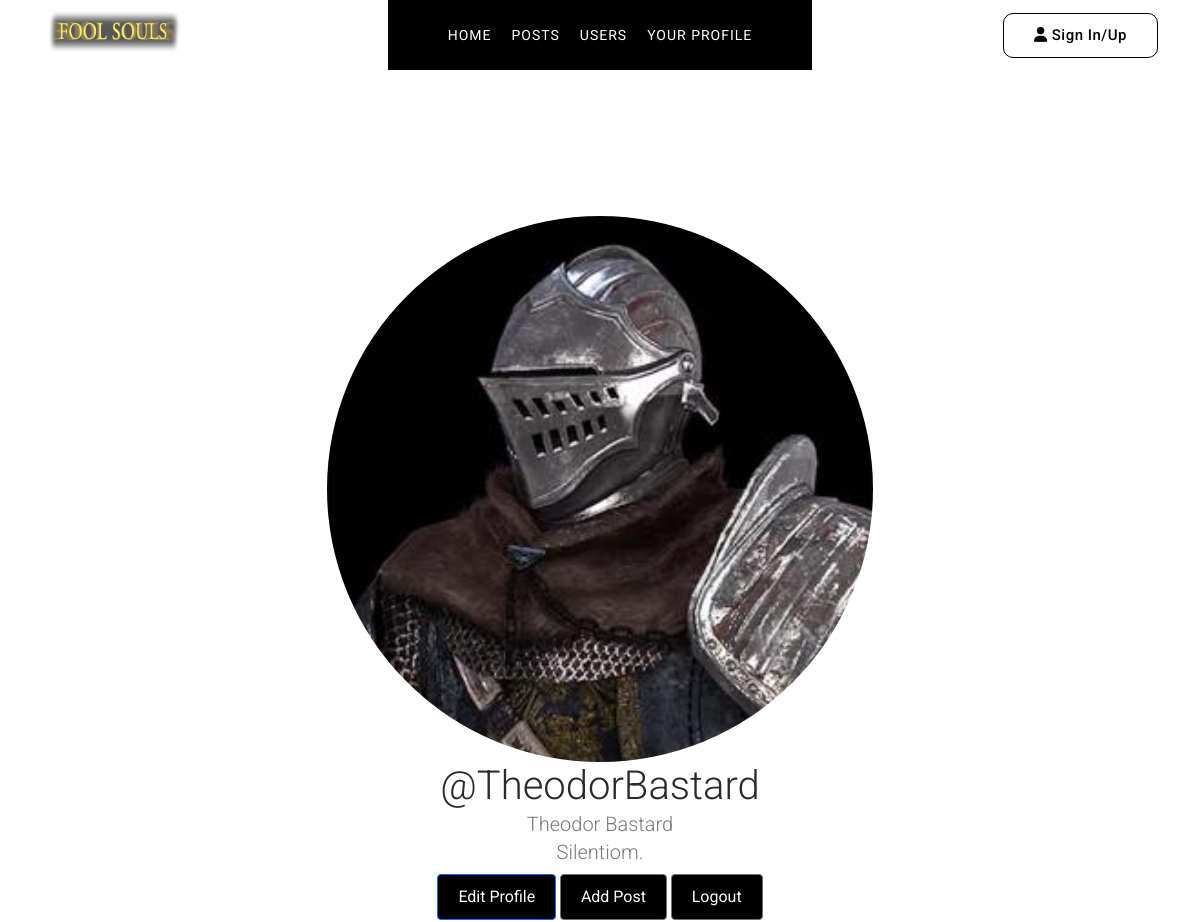
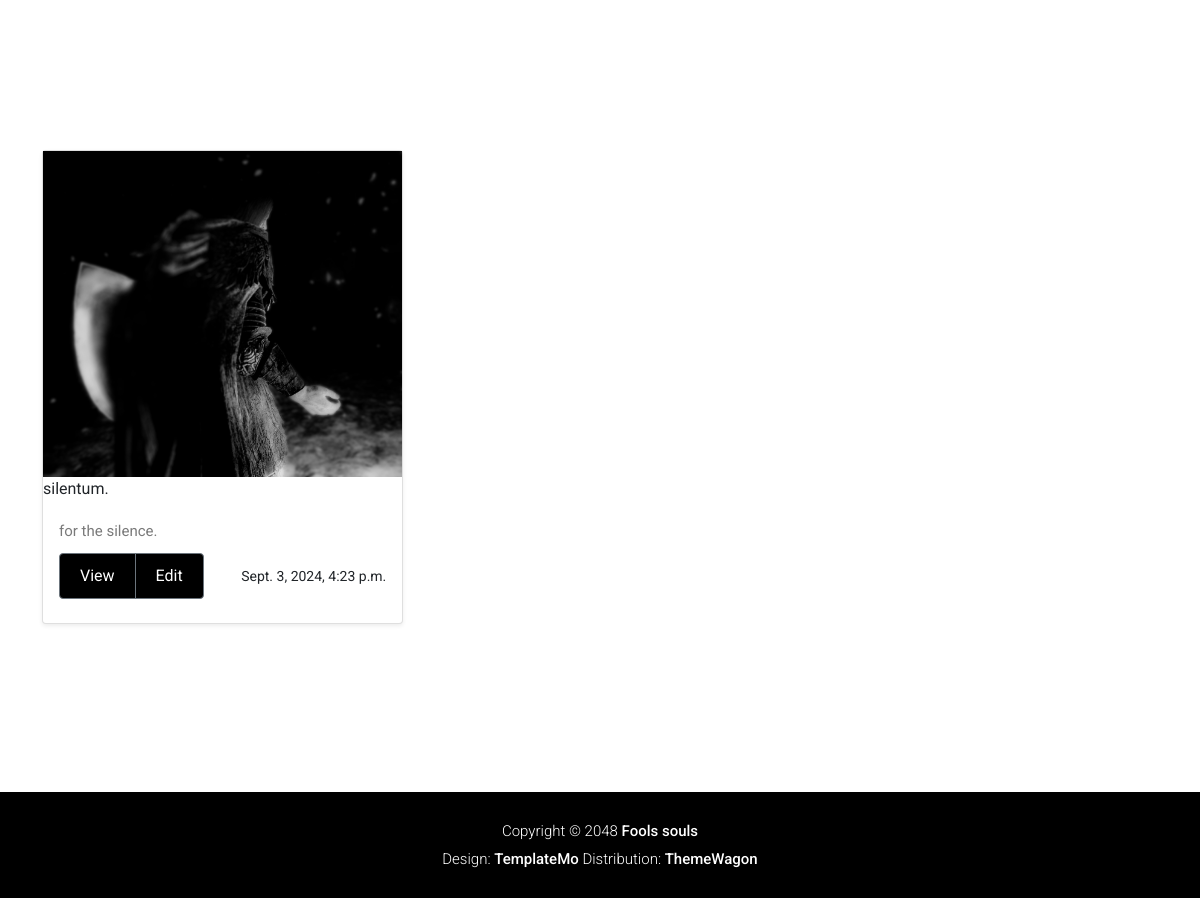
/accounts/profile/ (signed in), run on the app's committed database (2 pictures, top to bottom).
### accounts/models.py (models this page shows, shortened)
class Profile(models.Model):
    user = models.OneToOneField(User, on_delete=models.CASCADE)
    avatar = models.ImageField(
        default='avatar.jpg',
        upload_to='profile_avatars'
    )
    firstName = models.CharField(max_length=50, default="")
    lastName = models.CharField(max_length=50, default="")
    bio = models.CharField(max_length=100, default="")

### blogs/models.py (models this page shows)
class Post(models.Model):
    CATEGORY_CHOICE = (
        ('b', 'Builds'),
        ('w', 'Weapons'),
        ('s', 'Stats'),
        ('o', 'Other'),
    )
    title = models.CharField(max_length=200)
    picture = models.ImageField(upload_to=None, height_field=None,width_field=None)
    body = models.TextField()
    created_on = models.DateTimeField(default=timezone.now)
    author = models.ForeignKey(User, on_delete=models.CASCADE, default=0)
    likes = models.ManyToManyField(User, blank=True, related_name='likes')
    category =  models.CharField(max_length=1 ,choices=CATEGORY_CHOICE, default='o')

### accounts/views.py (the view)
# urls.py: path('profile/', views.Profile, name= 'profile'),
@login_required
def Profile(request, pk=None):
    if pk:
        post_owner = get_object_or_404(User, pk=pk)
        user_post = Post.objects.filter(author=pk)
    else:
        post_owner = request.user
        user_post = Post.objects.filter(author=request.user)
    context = {
        'post_owner':post_owner,
        'user_post':user_post
    }
    return render(request, 'accounts/profile.html',context)

### accounts/templates/accounts/profile.html (shortened to what this page needs)
{% extends "base/base.html" %}
{% block main%}
<div>
  <section class="py-5 text-center container">
    <div class="row py-lg-5">
      <div class="col-lg-6 col-md-8 mx-auto">
        <img class="rounded-circle account-img" src="{{ post_owner.profile.avatar.url }}"/>
        <h1 class="fw-light">@{{ post_owner.username }}</h1>
        <p class="lead text-body-secondary">{{ post_owner.profile.firstName }} {{ post_owner.profile.lastName }}</p>
        <p class="lead text-body-secondary">{{ post_owner.profile.bio }}</p>
        <p>
          <a href="{% url 'accounts:profileupdate' %}" class="btn btn-primary my-2">Edit Profile</a>
          <a href="{% url 'blogs:addpost' %}" class="btn btn-secondary my-2">Add Post</a>
          <a href="{% url 'accounts:logout' %}" class="btn btn-secondary my-2">Logout</a>
        </p>
      </div>
    </div>
  </section>
  <div class="album py-5 bg-body-tertiary">
    <div class="container">
      <div class="row row-cols-1 row-cols-sm-2 row-cols-md-3 g-3">
        {% for post in user_post %}
        <div class="col">
          <div class="card shadow-sm">
            <img src="{{ post.picture.url }}"><title>Placeholder</title><rect width="100%" height="100%"/><text x="50%" y="50%" fill="#eceeef" dy=".3em">{{ post.title }}</text></svg>
            <div class="card-body">
              <p class="card-text">{{ post.body }}</p>
              <div class="d-flex justify-content-between align-items-center">
                <div class="btn-group">
                  <a href="{% url 'blogs:post-detail' post.pk %}" class="btn btn-secondary my-2">View</a>
                  {% if post.author == user %}
                  <a href="{% url 'blogs:post-edit' post.pk %}" class="btn btn-secondary my-2">Edit</a>
                  {% endif %}
                </div>
                <small class="text-body-secondary">{{ post.created_on }}</small>
              </div>
            </div>
          </div>
        </div>
        {% endfor %}
      </div>
    </div>
  </div>
</div>
{% endblock %}

### base/static/base/assets/css/templatemo-snapx-photography.css (style rules this page uses)
html, body, div, span, applet, object, iframe, h1, h2, h3, h4, h5, h6, p, blockquote, div pre, a, abbr, acronym, address, big, cite, code, del, dfn, em, font, img, ins, kbd, q, s, samp, small, strike, strong, sub, sup, tt, var, b, u, i, center, dl, dt, dd, ol, ul, li, figure, header, nav, section, article, aside, footer, figcaption { margin: 0; padding: 0; border: 0; outline: 0; }
header, nav, section, article, aside, footer, hgroup { display: block; }
* { box-sizing: border-box; }
html, body { font-family: 'Roboto', sans-serif; font-weight: 400; background-color: #fff; font-size: 16px; -ms-text-size-adjust: 100%; -webkit-font-smoothing: antialiased; -moz-osx-font-smoothing: grayscale; }
a { text-decoration: none !important; }
h1, h2, h3, h4, h5, h6 { margin-top: 0px; margin-bottom: 0px; color: #2a2a2a; }
p { font-size: 15px; line-height: 28px; color: #7a7a7a; }
img { width: 100%; overflow: hidden; }
html, body { background: #fff; font-family: 'Roboto', sans-serif; }
section { margin-top: 120px; }
.btn { padding: 10px 20px; background: #000000; color: #fff; transition: all .3s; }
a.btn { color: #fff; text-align: center; text-decoration: none; }
body { overflow-x: hidden; }

### data on the page
Post: picture (picture), title "silentum.", body "for the silence.", shows "Edit", created_on "Sept. 3, 2024, 4:23 p.m."

### other printed values
{{ post_owner.username }} "TheodorBastard"
{{ post_owner.profile.firstName }} "Theodor"
{{ post_owner.profile.lastName }} "Bastard"
{{ post_owner.profile.bio }} "Silentiom."
